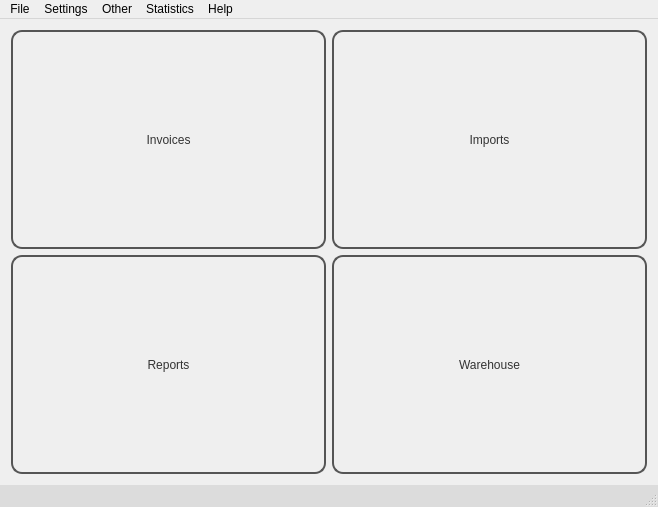
<?xml version="1.0" encoding="UTF-8"?>
<ui version="4.0">
 <class>MainWindow</class>
 <widget class="QMainWindow" name="MainWindow">
  <property name="geometry">
   <rect>
    <x>0</x>
    <y>0</y>
    <width>658</width>
    <height>507</height>
   </rect>
  </property>
  <property name="windowTitle">
   <string>OpenTrafik</string>
  </property>
  <property name="windowIcon">
   <iconset resource="icons/icons.qrc">
    <normaloff>:/images/icon.png</normaloff>:/images/icon.png</iconset>
  </property>
  <property name="styleSheet">
   <string notr="true">#MainWindow {
border: none;
background: qlineargradient(x1: 0, y1: 0, x2: 0, y2: 1,
stop: 0 #a6a6a6, stop: 0.08 #7f7f7f,
stop: 0.39999 #717171, stop: 0.4 #626262,
stop: 0.9 #4c4c4c, stop: 1 #333333);
}

#statusBar {
background: rgb(220, 220, 220);
}
</string>
  </property>
  <widget class="QWidget" name="centralWidget">
   <property name="styleSheet">
    <string notr="true">
QPushButton {
color: #333;
border: 2px solid #555;
border-radius: 11px;
padding: 5px;
background: qradialgradient(cx: 0.3, cy: -0.4,
fx: 0.3, fy: -0.4,
radius: 1.35, stop: 0 #fff, stop: 1 #888);
min-width: 80px;
	font: 75 28pt &quot;Ubuntu&quot;;
}

QPushButton:hover {
background: qradialgradient(cx: 0.3, cy: -0.4,
fx: 0.3, fy: -0.4,
radius: 1.35, stop: 0 #fff, stop: 1 #bbb);
}

QPushButton:pressed {
background: qradialgradient(cx: 0.4, cy: -0.1,
fx: 0.4, fy: -0.1,
radius: 1.35, stop: 0 #fff, stop: 1 #ddd);
}</string>
   </property>
   <layout class="QGridLayout" name="gridLayout">
    <item row="2" column="0">
     <widget class="QPushButton" name="pushButtonReports">
      <property name="sizePolicy">
       <sizepolicy hsizetype="Minimum" vsizetype="Expanding">
        <horstretch>0</horstretch>
        <verstretch>0</verstretch>
       </sizepolicy>
      </property>
      <property name="minimumSize">
       <size>
        <width>94</width>
        <height>150</height>
       </size>
      </property>
      <property name="text">
       <string>Reports</string>
      </property>
     </widget>
    </item>
    <item row="2" column="1">
     <widget class="QPushButton" name="pushButtonWarehouse">
      <property name="sizePolicy">
       <sizepolicy hsizetype="Minimum" vsizetype="Preferred">
        <horstretch>0</horstretch>
        <verstretch>0</verstretch>
       </sizepolicy>
      </property>
      <property name="minimumSize">
       <size>
        <width>94</width>
        <height>150</height>
       </size>
      </property>
      <property name="text">
       <string>Warehouse</string>
      </property>
     </widget>
    </item>
    <item row="1" column="0">
     <widget class="QPushButton" name="pushButtonInvoices">
      <property name="sizePolicy">
       <sizepolicy hsizetype="Minimum" vsizetype="Expanding">
        <horstretch>0</horstretch>
        <verstretch>0</verstretch>
       </sizepolicy>
      </property>
      <property name="minimumSize">
       <size>
        <width>94</width>
        <height>150</height>
       </size>
      </property>
      <property name="baseSize">
       <size>
        <width>0</width>
        <height>0</height>
       </size>
      </property>
      <property name="text">
       <string>Invoices</string>
      </property>
     </widget>
    </item>
    <item row="1" column="1">
     <widget class="QPushButton" name="pushButtonImports">
      <property name="sizePolicy">
       <sizepolicy hsizetype="Minimum" vsizetype="Minimum">
        <horstretch>0</horstretch>
        <verstretch>0</verstretch>
       </sizepolicy>
      </property>
      <property name="text">
       <string>Imports</string>
      </property>
     </widget>
    </item>
   </layout>
  </widget>
  <widget class="QMenuBar" name="menuBar">
   <property name="geometry">
    <rect>
     <x>0</x>
     <y>0</y>
     <width>658</width>
     <height>21</height>
    </rect>
   </property>
   <widget class="QMenu" name="menuFile">
    <property name="title">
     <string>File</string>
    </property>
    <addaction name="actionExit_fullscreen"/>
    <addaction name="separator"/>
    <addaction name="actionQuit"/>
   </widget>
   <widget class="QMenu" name="menuSettings">
    <property name="title">
     <string>Settings</string>
    </property>
    <addaction name="actionDatabase_settings"/>
    <addaction name="actionGUI_settings"/>
    <addaction name="actionUser_accounts"/>
    <addaction name="actionECR_settings"/>
    <addaction name="actionTaxes"/>
    <addaction name="actionShop_settings"/>
    <addaction name="actionBackup_settings"/>
    <addaction name="actionSuppliers"/>
   </widget>
   <widget class="QMenu" name="menuHelp">
    <property name="title">
     <string>Help</string>
    </property>
    <addaction name="actionHelp"/>
    <addaction name="separator"/>
    <addaction name="actionAbout"/>
   </widget>
   <widget class="QMenu" name="menuOther">
    <property name="title">
     <string>Other</string>
    </property>
    <addaction name="actionAdd_brutto_buy_prices"/>
    <addaction name="actionPrint_shelf_labels"/>
   </widget>
   <widget class="QMenu" name="menuStatistics">
    <property name="title">
     <string>Statistics</string>
    </property>
    <addaction name="actionMovers"/>
   </widget>
   <addaction name="menuFile"/>
   <addaction name="menuSettings"/>
   <addaction name="menuOther"/>
   <addaction name="menuStatistics"/>
   <addaction name="menuHelp"/>
  </widget>
  <widget class="QStatusBar" name="statusBar"/>
  <action name="actionDatabase_settings">
   <property name="icon">
    <iconset resource="icons/icons.qrc">
     <normaloff>:/images/system-file-manager.svg</normaloff>:/images/system-file-manager.svg</iconset>
   </property>
   <property name="text">
    <string>Database settings</string>
   </property>
  </action>
  <action name="actionGUI_settings">
   <property name="icon">
    <iconset resource="icons/icons.qrc">
     <normaloff>:/images/window-new.svg</normaloff>:/images/window-new.svg</iconset>
   </property>
   <property name="text">
    <string>GUI settings</string>
   </property>
  </action>
  <action name="actionExit_fullscreen">
   <property name="icon">
    <iconset resource="icons/icons.qrc">
     <normaloff>:/images/view-fullscreen.svg</normaloff>:/images/view-fullscreen.svg</iconset>
   </property>
   <property name="text">
    <string>Exit fullscreen</string>
   </property>
  </action>
  <action name="actionQuit">
   <property name="icon">
    <iconset resource="icons/icons.qrc">
     <normaloff>:/images/system-log-out.svg</normaloff>:/images/system-log-out.svg</iconset>
   </property>
   <property name="text">
    <string>Quit</string>
   </property>
   <property name="shortcut">
    <string>Ctrl+Q</string>
   </property>
  </action>
  <action name="actionAbout">
   <property name="icon">
    <iconset resource="icons/icons.qrc">
     <normaloff>:/images/system-users.svg</normaloff>:/images/system-users.svg</iconset>
   </property>
   <property name="text">
    <string>About</string>
   </property>
  </action>
  <action name="actionHelp">
   <property name="icon">
    <iconset resource="icons/icons.qrc">
     <normaloff>:/images/help-browser.svg</normaloff>:/images/help-browser.svg</iconset>
   </property>
   <property name="text">
    <string>Help</string>
   </property>
  </action>
  <action name="actionUser_accounts">
   <property name="enabled">
    <bool>false</bool>
   </property>
   <property name="text">
    <string>User accounts</string>
   </property>
   <property name="visible">
    <bool>false</bool>
   </property>
  </action>
  <action name="actionECR_settings">
   <property name="text">
    <string>ECR settings</string>
   </property>
  </action>
  <action name="actionTaxes">
   <property name="text">
    <string>Taxes</string>
   </property>
  </action>
  <action name="actionCorrect_barcodes">
   <property name="text">
    <string>Correct barcodes</string>
   </property>
  </action>
  <action name="actionShop_settings">
   <property name="text">
    <string>Shop settings</string>
   </property>
  </action>
  <action name="actionAdd_brutto_buy_prices">
   <property name="text">
    <string>Add brutto buy prices</string>
   </property>
  </action>
  <action name="actionMovers">
   <property name="text">
    <string>Movers</string>
   </property>
  </action>
  <action name="actionBackup_settings">
   <property name="text">
    <string>Backup settings</string>
   </property>
  </action>
  <action name="actionSuppliers">
   <property name="text">
    <string>Suppliers</string>
   </property>
  </action>
  <action name="actionPrint_shelf_labels">
   <property name="text">
    <string>Print shelf labels</string>
   </property>
  </action>
 </widget>
 <layoutdefault spacing="6" margin="11"/>
 <resources>
  <include location="icons/icons.qrc"/>
 </resources>
 <connections/>
</ui>
